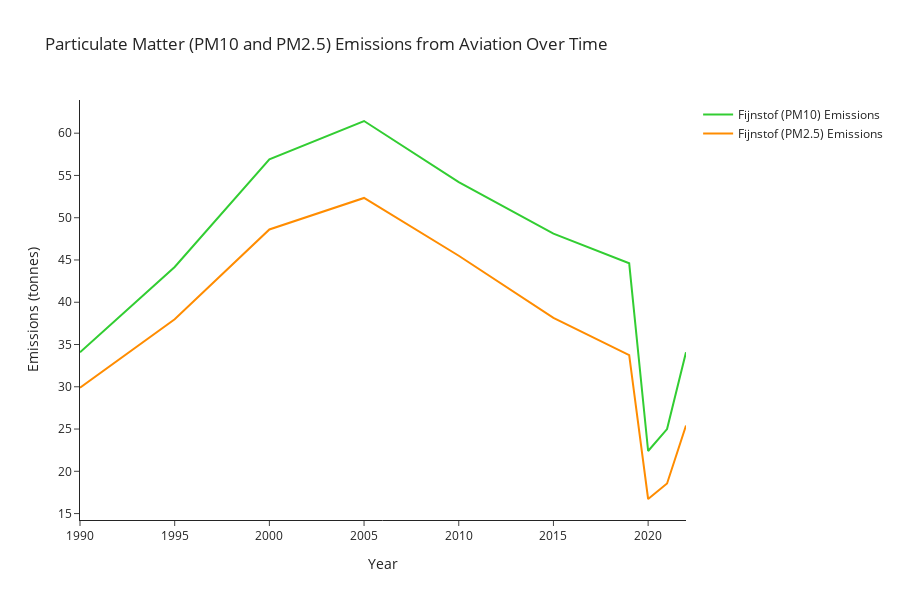

The cell this chart's notebook holds for it:
### Code cell
import pandas as pd
import plotly.graph_objects as go

# Load the dataset
df_emission = pd.read_csv("../notebooks/cache/Schiphol_Emissie_Cleaned.csv")

# Preprocess the dataset
df_emission['EMISSIE (kg)'] = df_emission['EMISSIE (kg)'].str.replace(',', '.').astype(float)

# Filter the data for "Fijnstof (PM10)" and "Fijnstof (PM2.5)"
df_fijnstof_pm10 = df_emission[df_emission['STOFNAAM'] == 'Fijnstof (PM10)']
df_fijnstof_pm25 = df_emission[df_emission['STOFNAAM'] == 'Fijnstof (PM2,5)']

# Aggregate the data by year for each type of Fijnstof
df_fijnstof_pm10_yearly = df_fijnstof_pm10.groupby('EMISSIEJAAR')['EMISSIE (kg)'].sum().reset_index()
df_fijnstof_pm25_yearly = df_fijnstof_pm25.groupby('EMISSIEJAAR')['EMISSIE (kg)'].sum().reset_index()

# Convert emissions to tonnes for better visualization
df_fijnstof_pm10_yearly['EMISSIE (tonnes)'] = df_fijnstof_pm10_yearly['EMISSIE (kg)'] / 1000
df_fijnstof_pm25_yearly['EMISSIE (tonnes)'] = df_fijnstof_pm25_yearly['EMISSIE (kg)'] / 1000

# Create the plot
fig = go.Figure()

fig.add_trace(go.Scatter(
    x=df_fijnstof_pm10_yearly['EMISSIEJAAR'],
    y=df_fijnstof_pm10_yearly['EMISSIE (tonnes)'],
    mode='lines',
    name='Fijnstof (PM10) Emissions',
    line=dict(color='limegreen')
))

fig.add_trace(go.Scatter(
    x=df_fijnstof_pm25_yearly['EMISSIEJAAR'],
    y=df_fijnstof_pm25_yearly['EMISSIE (tonnes)'],
    mode='lines',
    name='Fijnstof (PM2.5) Emissions',
    line=dict(color='darkorange')
))

# Update layout
fig.update_layout(
    title='Particulate Matter (PM10 and PM2.5) Emissions from Aviation Over Time',
    xaxis_title='Year',
    yaxis_title='Emissions (tonnes)',
    height=600,
    width=900,
    template='simple_white',
    showlegend=True
)

# Show the plot
fig.show()

### Figure 1 — Plotly figure (JSON) as saved in the notebook; plotly's stock layout.template omitted (floating-point values rounded to 4 significant figures)
{"data": [{"line": {"color": "limegreen"}, "mode": "lines", "name": "Fijnstof (PM10) Emissions", "type": "scatter", "x": [1990, 1995, 2000, 2005, 2010, 2015, 2019, 2020, 2021, 2022], "y": [34.07, 44.18, 56.91, 61.44, 54.21, 48.11, 44.61, 22.4, 25.0, 34.08]}, {"line": {"color": "darkorange"}, "mode": "lines", "name": "Fijnstof (PM2.5) Emissions", "type": "scatter", "x": [1990, 1995, 2000, 2005, 2010, 2015, 2019, 2020, 2021, 2022], "y": [29.89, 37.98, 48.61, 52.34, 45.5, 38.15, 33.75, 16.72, 18.56, 25.42]}], "layout": {"height": 600, "showlegend": true, "title": {"text": "Particulate Matter (PM10 and PM2.5) Emissions from Aviation Over Time"}, "width": 900, "xaxis": {"title": {"text": "Year"}}, "yaxis": {"title": {"text": "Emissions (tonnes)"}}}}
